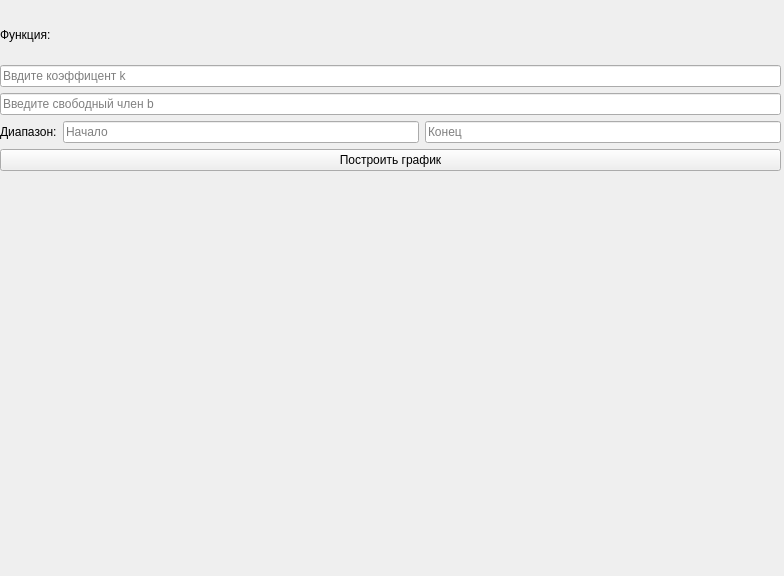
<?xml version="1.0" encoding="UTF-8"?>
<ui version="4.0">
 <class>widget_1</class>
 <widget class="QWidget" name="widget_1">
  <property name="geometry">
   <rect>
    <x>0</x>
    <y>0</y>
    <width>784</width>
    <height>576</height>
   </rect>
  </property>
  <property name="windowTitle">
   <string>Построение линеной функции</string>
  </property>
  <widget class="QWidget" name="verticalLayoutWidget_2">
   <property name="geometry">
    <rect>
     <x>0</x>
     <y>10</y>
     <width>781</width>
     <height>161</height>
    </rect>
   </property>
   <layout class="QVBoxLayout" name="verticalLayout_2">
    <item>
     <widget class="QLabel" name="label">
      <property name="text">
       <string>Функция:</string>
      </property>
     </widget>
    </item>
    <item>
     <widget class="QLineEdit" name="lineEdit_2">
      <property name="text">
       <string/>
      </property>
      <property name="placeholderText">
       <string>Ввдите коэффицент k</string>
      </property>
     </widget>
    </item>
    <item>
     <widget class="QLineEdit" name="lineEdit">
      <property name="text">
       <string/>
      </property>
      <property name="placeholderText">
       <string>Введите свободный член b</string>
      </property>
     </widget>
    </item>
    <item>
     <layout class="QHBoxLayout" name="horizontalLayout">
      <item>
       <widget class="QLabel" name="label_2">
        <property name="text">
         <string>Диапазон:</string>
        </property>
       </widget>
      </item>
      <item>
       <widget class="QLineEdit" name="lineEdit_4">
        <property name="placeholderText">
         <string>Начало </string>
        </property>
       </widget>
      </item>
      <item>
       <widget class="QLineEdit" name="lineEdit_3">
        <property name="placeholderText">
         <string>Конец</string>
        </property>
       </widget>
      </item>
     </layout>
    </item>
    <item>
     <widget class="QPushButton" name="pushButton">
      <property name="text">
       <string>Построить график</string>
      </property>
     </widget>
    </item>
   </layout>
  </widget>
 </widget>
 <resources/>
 <connections/>
</ui>
